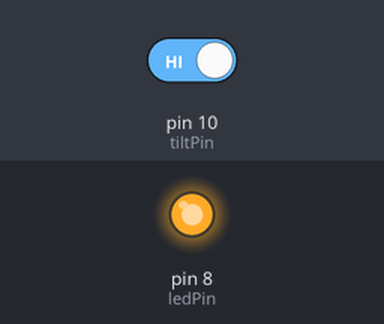
The sketch below on a simulated Arduino Uno, built with avr-gcc and run on an emulated ATmega328P. Parts: output pins drawn as LEDs (lit = HIGH). The inputs (shaded band) are chosen by the test bench; at power-on: pin 10 (tiltPin) HIGH.

Above: at 1.2 s.
1.3 s: pin 10 (tiltPin) driven LOW
At 2.0 s:
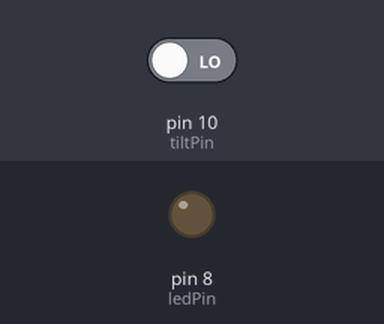
2.8 s: pin 10 (tiltPin) driven HIGH
At 3.2 s:
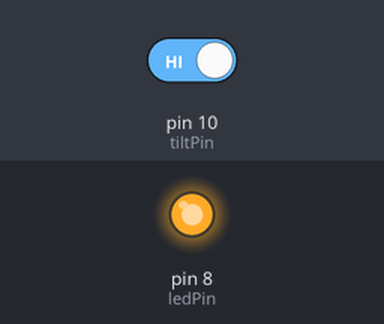
Timing chart, 0 to 5.8 s (numbered marks = the images above; inputs shaded):
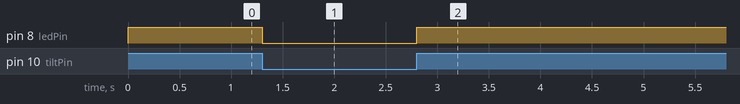

Measured:
- after the input at 1.3 s, pin 8 (ledPin): HIGH → LOW at once
- after the input at 2.8 s, pin 8 (ledPin): LOW → HIGH at once

The sketch:

Lesson_8_TiltBall_Switch.ino
```cpp
// Pin Variables
int ledPin = 8;
int tiltPin = 10;


void setup() {
  // put your setup code here, to run once:
  // Pin Set Up
  pinMode(ledPin, OUTPUT);
  pinMode(tiltPin, INPUT_PULLUP);

  // Ensure LED (& Potential Buzzer are off)
  digitalWrite(ledPin, LOW);
}

void loop() {
  // put your main code here, to run repeatedly:
  if(digitalRead(tiltPin) == HIGH){
    digitalWrite(ledPin, HIGH);
  }

  if(digitalRead(tiltPin) == LOW){
    digitalWrite(ledPin, LOW);
  }
}
```
